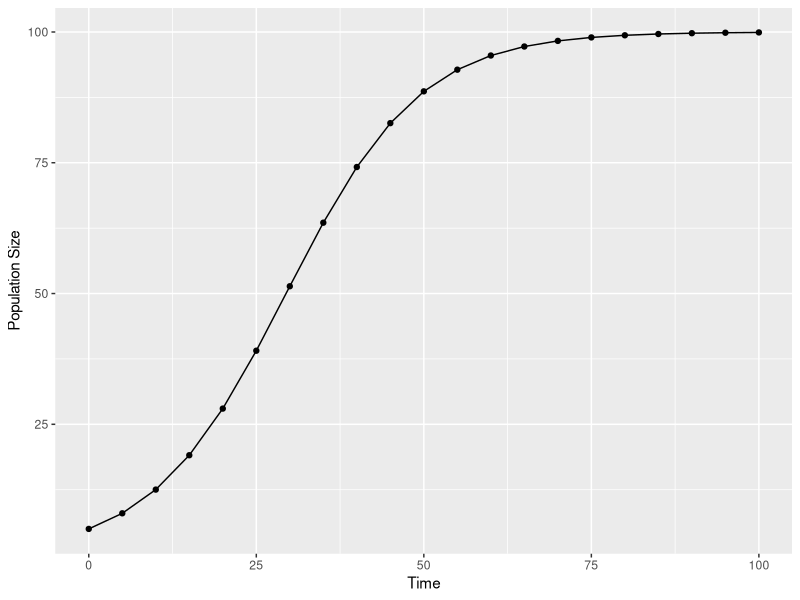

Write the R code that produced this figure.
## ---- chunk 1

# These were testing variables for my own purposes
# N0=2
# r=0.5
# K=30
# t_fin=50
# t_step=3

### Creating function 'log_growth': Start function
log_growth <- function(N0=5, r=0.1, K=100, t_fin=100, t_step=5){
    # log_growth takes N0 (initial pop size), r (growth rate), K (carrying capacity), t_fin (the final time), and t_step (the number by which t increases)

    # times: sequences from 0 to t_fin in steps of t_step
    times <- seq(from = 0, to = t_fin, by = t_step)
    
    # pop_df: creates a df with column time (=times) and population size.
    pop_df <- data.frame(t = times, N = NA)

    # for loop: finds the length of times, then for every integer, finds t at location i of pop_df. Then, it runs the log growth equation for that number. N (output of equation) is then placed into N at location i of pop_df.
    for(i in 1:length(times)){

        t <- pop_df$t[i]

        N <- ( K ) / ( 1 + ( ( K - N0 ) / N0 ) * ( exp(-r * t)) )

        pop_df$N[i] <- N
    }

    # actually return the dataframe
    return(pop_df)

}

# testing
logdf_real <- log_growth()

## ---- chunk 2
# load tidyverse
library(tidyverse)

# create function for plot growth. Needs a df that has t (time) and N (pop size) columns. Default is above dataframe.
plot_growth <- function(log_df = logdf_real){

    plot <- ggplot(
        data = log_df,
        mapping = aes(
            x = t,
            y = N
        )
    ) + geom_point() + geom_line() + xlab("Time") + ylab("Population Size")

    return(plot)

}

# callimg function
plot_growth()

